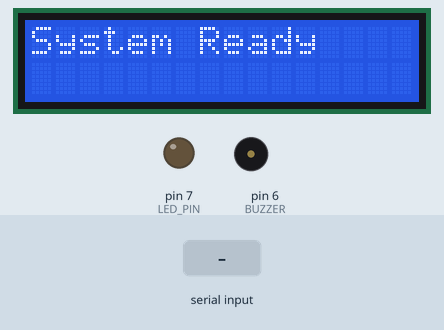
Recording of a sketch running on a simulated Arduino Uno, built with avr-gcc and run on an emulated ATmega328P. Shown: 16×2 character LCD, output pins drawn as LEDs (lit = HIGH), buzzer (waves = sounding). Inputs (shaded band) come from the test bench.

Above: at 1.2 s.
1.3 s: "ALREADY\n" received over Serial
At 2.3 s:
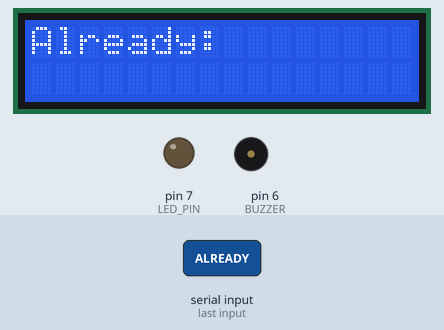
3.4 s: "MARKED\n" received over Serial
At 4.9 s:
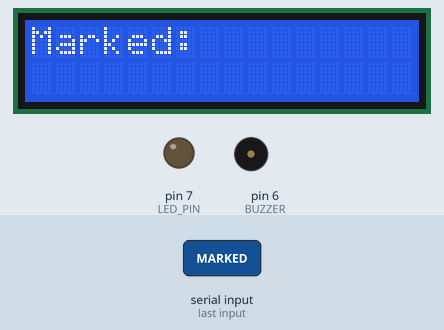
5.4 s: "UNKNOWN\n" received over Serial
At 6.9 s:
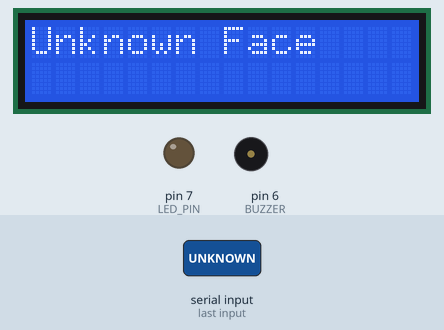
Timing chart, 0 to 8.4 s (numbered marks = the images above; inputs shaded):
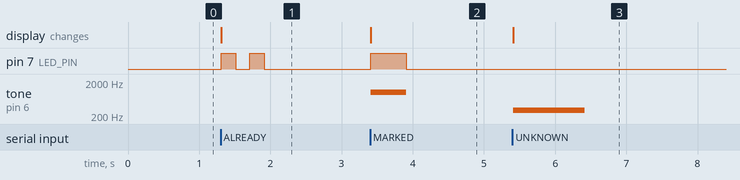

The sketch:

sketch_apr27a.ino
```cpp
#include <LiquidCrystal.h>

#define LED_PIN 7
#define BUZZER 6

LiquidCrystal lcd(8, 9, 10, 11, 12, 13);

String input = "";

void setup() {
  Serial.begin(9600);

  pinMode(LED_PIN, OUTPUT);
  pinMode(BUZZER, OUTPUT);

  lcd.begin(16, 2);
  lcd.print("System Ready");
}

void loop() {
  while (Serial.available()) {
    char c = Serial.read();

    if (c == '\n') {
      processInput(input);
      input = "";
    } else {
      input += c;
    }
  }
}

// ---------- PROCESS ----------
void processInput(String msg) {
  msg.trim();

  if (msg.startsWith("MARKED")) {
    String name = msg.substring(7);
    showMessage("Marked:", name);
    successSignal();
  }

  else if (msg.startsWith("ALREADY")) {
    String name = msg.substring(8);
    showMessage("Already:", name);
    alreadySignal();
  }

  else if (msg.startsWith("UNKNOWN")) {
    showMessage("Unknown Face", "");
    errorSignal();
  }
}

// ---------- LCD DISPLAY ----------
void showMessage(String line1, String line2) {
  lcd.clear();
  lcd.setCursor(0, 0);
  lcd.print(line1);

  lcd.setCursor(0, 1);
  lcd.print(line2);
}

// ---------- SIGNALS ----------
void successSignal() {
  digitalWrite(LED_PIN, HIGH);
  tone(BUZZER, 1000);
  delay(500);
  noTone(BUZZER);
  digitalWrite(LED_PIN, LOW);
}

void alreadySignal() {
  for (int i = 0; i < 2; i++) {
    digitalWrite(LED_PIN, HIGH);
    delay(200);
    digitalWrite(LED_PIN, LOW);
    delay(200);
  }
}

void errorSignal() {
  tone(BUZZER, 300);
  delay(1000);
  noTone(BUZZER);
}
```

Measured:
- after the input at 1.3 s, pin 7 (LED_PIN): alternates HIGH for 0.20 s and LOW for 0.20 s, 4 changes in all, then stays LOW, starting at once; the display: changes at once (image 1)
- after the input at 3.4 s, pin 7 (LED_PIN): LOW → HIGH at once, → LOW 0.50 s later; tone on pin 6 (BUZZER): silent → 1000 Hz at once, → silent 0.50 s later; the display: changes at once (image 2)
- after the input at 5.4 s, tone on pin 6 (BUZZER): silent → 300 Hz at once, → silent 1.0 s later; the display: changes at once (image 3)
